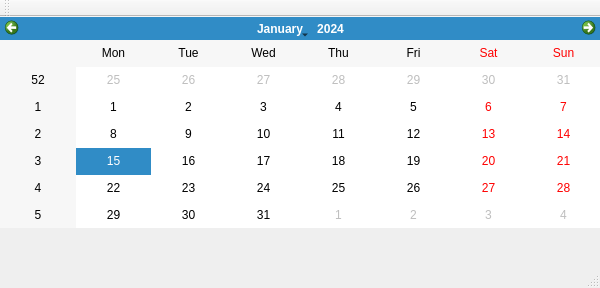
<?xml version="1.0" encoding="UTF-8"?>
<ui version="4.0">
 <class>MainWindow</class>
 <widget class="QMainWindow" name="MainWindow">
  <property name="geometry">
   <rect>
    <x>0</x>
    <y>0</y>
    <width>600</width>
    <height>288</height>
   </rect>
  </property>
  <property name="windowTitle">
   <string>MainWindow</string>
  </property>
  <widget class="QWidget" name="centralWidget">
   <widget class="QCalendarWidget" name="calendarWidget">
    <property name="geometry">
     <rect>
      <x>0</x>
      <y>0</y>
      <width>601</width>
      <height>211</height>
     </rect>
    </property>
   </widget>
  </widget>
  <widget class="QMenuBar" name="menuBar">
   <property name="geometry">
    <rect>
     <x>0</x>
     <y>0</y>
     <width>600</width>
     <height>22</height>
    </rect>
   </property>
  </widget>
  <widget class="QToolBar" name="mainToolBar">
   <attribute name="toolBarArea">
    <enum>TopToolBarArea</enum>
   </attribute>
   <attribute name="toolBarBreak">
    <bool>false</bool>
   </attribute>
  </widget>
  <widget class="QStatusBar" name="statusBar"/>
 </widget>
 <layoutdefault spacing="6" margin="11"/>
 <resources/>
 <connections/>
</ui>
